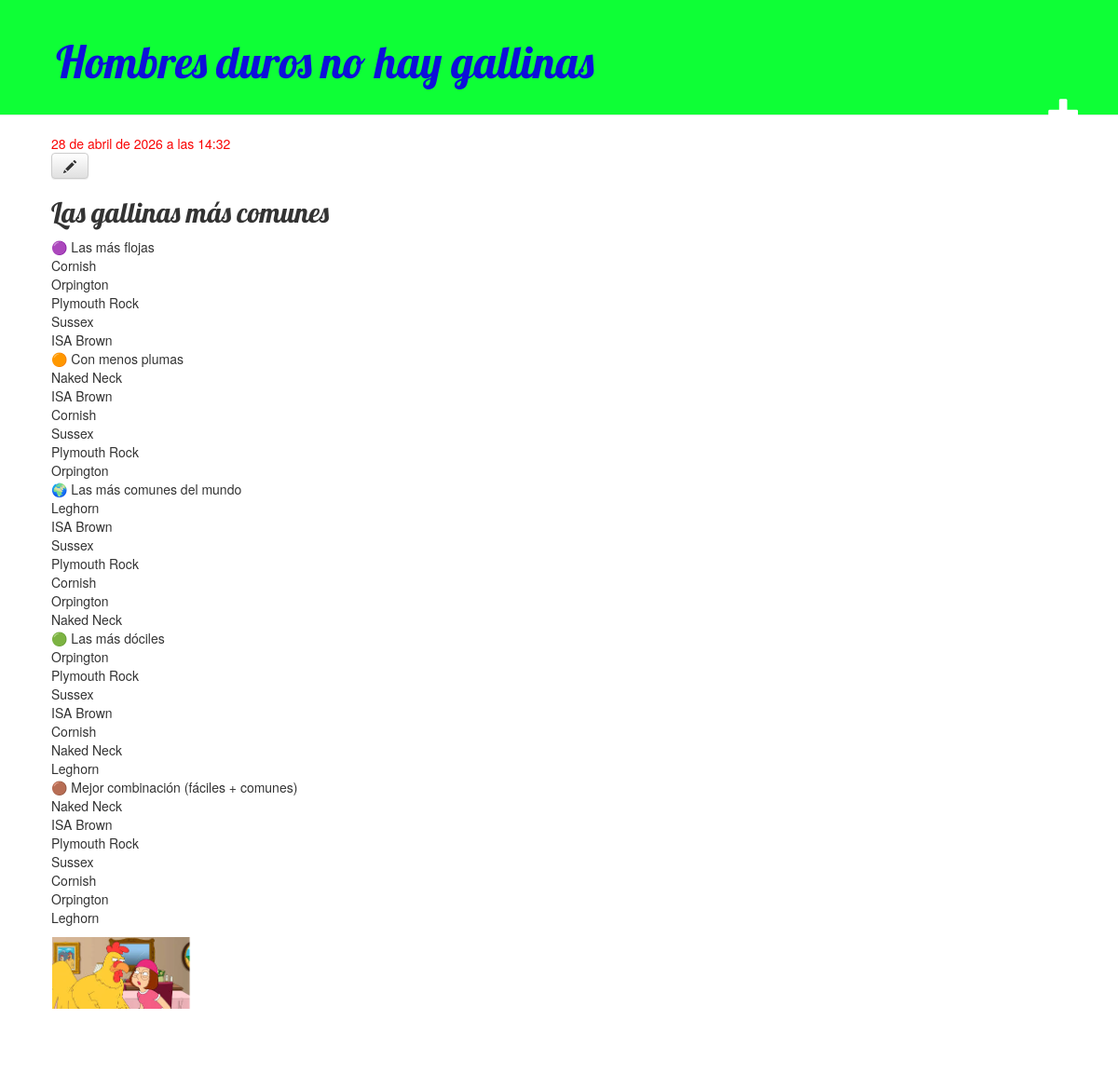
Screenshot of /post/11/ with the database file from the repository.
### blog/models.py (models this page shows, shortened)
class Post(models.Model):
    author = models.ForeignKey(settings.AUTH_USER_MODEL, on_delete=models.CASCADE)
    title = models.CharField(max_length=200)
    text = models.TextField()
    created_date = models.DateTimeField(
            default=timezone.now)
    published_date = models.DateTimeField(
            blank=True, null=True)
    image = models.ImageField(upload_to = 'static/gallery', default ='static/images/no-image.webp')
    name = models.CharField(max_length=200, null=True)

### blog/views.py (the view)
# urls.py: path('post/<int:pk>/', views.post_detail, name='post_detail'),
def post_detail(request, pk):
    post = get_object_or_404(Post, pk=pk)
    return render(request, 'blog/post_detail.html', {'post': post})

### blog/templates/blog/post_detail.html
{% extends 'blog/base.html' %}
{% block content %}
    <div class="post">
        {% if post.published_date %}
            <div class="date">
                {{ post.published_date }}
            </div>
        {% endif %}
        <a class="btn btn-default" href="{% url 'post_edit' pk=post.pk %}"><span class="glyphicon glyphicon-pencil"></span></a>
        <h2>{{ post.title }}</h2>
        <p>{{ post.text|linebreaksbr }}</p>
        <p><img src="{{post.image.url}}" alt="{{post.name}}" style="width:150px;"></p>
    </div>
{% endblock %}

### blog/static/css/blog.css (style rules this page uses)
h1, h2, h3, h4 { font-family: 'Lobster', cursive; }
.date { color: #fa0404; }
.post { margin-bottom: 70px; }

### rows the page displays
Post: published_date "28 de abril de 2026 a las 14:32", title "Las gallinas más comunes", text "🟣 Las más flojas Cornish Orpington Plymouth Rock Sussex ISA Brown 🟠 Con menos plumas Naked Neck ISA Brown Cornish Sussex Plymouth Rock Orpington 🌍 Las más comunes del mundo Leghorn ISA Brown Sussex Plymouth Rock Cornish Orpington Naked Neck 🟢 Las más dóciles Orpington Plymouth Rock Sussex ISA Brown Cornish Naked Neck Leghorn 🟤 Mejor combinación (fáciles + comunes) Naked Neck ISA Brown Plymouth Rock Sussex Cornish Orpington Leghorn", image (picture)
